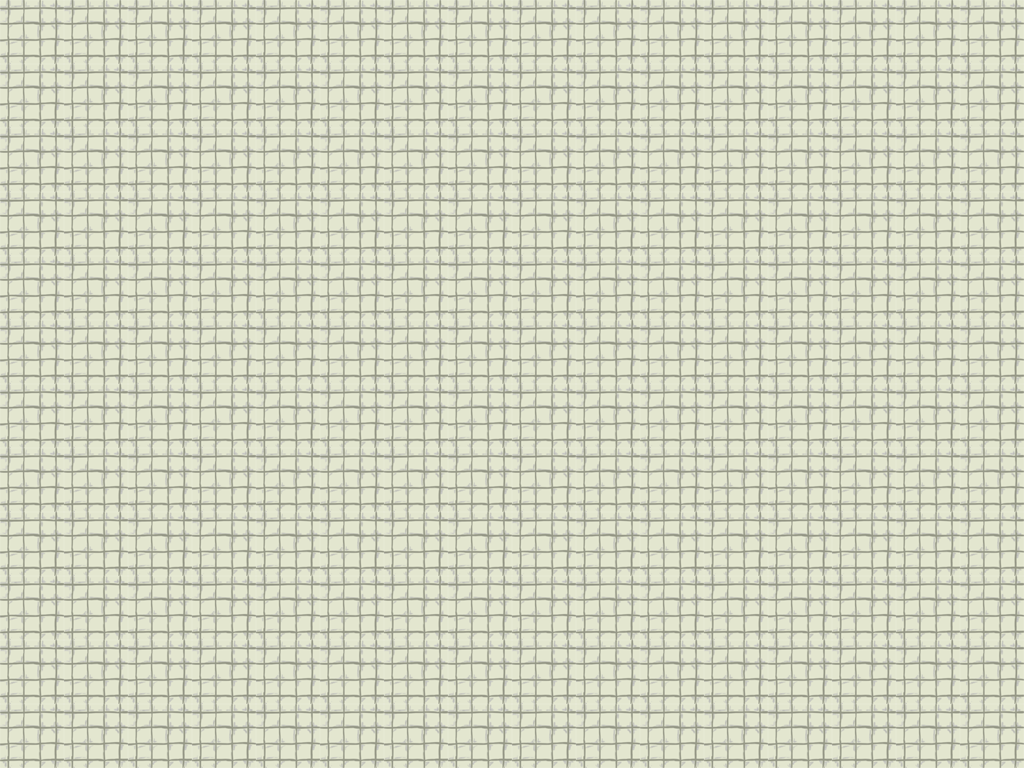

This game map was drawn from its Tiled (.tmx) file and the tilesets committed beside it. A one-line description and the trimmed map source follow:
An orthogonal 16x12 tile map with 64x64 px tiles, 1 tile layer (Tiles) and 10 objects (8x DeathZone, 2x Door).

<map version="1.0" orientation="orthogonal" width="16" height="12" tilewidth="64" tileheight="64">
 <tileset firstgid="1" name="tileset" tilewidth="64" tileheight="64">
  <image source="../TileSets/tileset.png" width="384" height="192" />
  <tile id="0">
   <properties>
    <property name="walkCost" value="100" />
   </properties>
  </tile>
  <tile id="1">
   <properties>
    <property name="walkCost" value="100" />
   </properties>
  </tile>
  <tile id="6">
   <properties>
    <property name="walkCost" value="100" />
   </properties>
  </tile>
 </tileset>
 <layer name="Tiles" width="16" height="12">
  <data>[192 cells, 192 non-empty, 1 distinct tile ids]</data>
 </layer>
 <objectgroup name="Objects" width="16" height="12">
  <object name="ProximityMine" type="DeathZone" x="195" y="119" width="128" height="128">
   <properties>
    <property name="shape" value="1" />
    <property name="timeOff" value="0" />
    <property name="timeOn" value="0" />
   </properties>
  </object>
  <object name="DoorYellow" type="Door" x="5" y="5" width="64" height="64">
   <properties>
    <property name="direction" value="left" />
    <property name="locked" value="0" />
   </properties>
  </object>
  <object name="DoorRed" type="Door" x="957" y="653" width="64" height="64">
   <properties>
    <property name="direction" value="right" />
    <property name="locked" value="1" />
   </properties>
  </object>
  <object name="ProximityMine" type="DeathZone" x="52" y="350" width="128" height="128">
   <properties>
    <property name="shape" value="1" />
    <property name="timeOff" value="0" />
    <property name="timeOn" value="0" />
   </properties>
  </object>
  <object name="ProximityMine" type="DeathZone" x="455" y="232" width="128" height="128">
   <properties>
    <property name="shape" value="1" />
    <property name="timeOff" value="0" />
    <property name="timeOn" value="0" />
   </properties>
  </object>
  <object name="ProximityMine" type="DeathZone" x="173" y="560" width="128" height="128">
   <properties>
    <property name="shape" value="1" />
    <property name="timeOff" value="0" />
    <property name="timeOn" value="0" />
   </properties>
  </object>
  <object name="ProximityMine" type="DeathZone" x="445" y="478" width="128" height="128">
   <properties>
    <property name="shape" value="1" />
    <property name="timeOff" value="0" />
    <property name="timeOn" value="0" />
   </properties>
  </object>
  <object name="ProximityMine" type="DeathZone" x="712" y="126" width="128" height="128">
   <properties>
    <property name="shape" value="1" />
    <property name="timeOff" value="0" />
    <property name="timeOn" value="0" />
   </properties>
  </object>
  <object name="ProximityMine" type="DeathZone" x="812" y="353" width="128" height="128">
   <properties>
    <property name="shape" value="1" />
    <property name="timeOff" value="0" />
    <property name="timeOn" value="0" />
   </properties>
  </object>
  <object name="ProximityMine" type="DeathZone" x="694" y="569" width="128" height="128">
   <properties>
    <property name="shape" value="1" />
    <property name="timeOff" value="0" />
    <property name="timeOn" value="0" />
   </properties>
  </object>
 </objectgroup>
</map>
